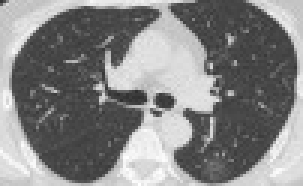
#> input picture data/Chest_Diseases_Dataset/1. COVID-19/CT Scan/Image 01 (1).jpeg, 101 x 62 px, found by its file name (shown 3 times larger)
$ python generate_figures.py
#> lines starting #> are read from the running program, lines starting #| are printed output that depends on the picture
#!/usr/bin/env python3
"""
Generate publication-quality annotated figures for the COVID-19 sample report.

Figures:
  Fig 1: CXR Agent Dashboard   (image LEFT | gauges RIGHT, 1:1)
  Fig 2: Audio Agent Dashboard  (spectrogram LEFT | gauges RIGHT, 1:1)
  Fig 3: CT Agent Dashboard     (CT slice LEFT | gauges RIGHT, 1:1)
  Fig 4: Occlusion Triptych     (Original | Heatmap | Interpretation)
  Fig 5: Cross-Modal Evidence   (bar chart + red highlight + verdict)
  Fig 6: Integrated Report      (multimodal clinical report with images)
"""
from __future__ import annotations

import argparse
from pathlib import Path

import numpy as np

try:
    from PIL import Image, ImageDraw, ImageFilter
except ImportError:
    raise ImportError("Pillow is required: pip install Pillow")

try:
    import matplotlib
    matplotlib.use("Agg")
    import matplotlib.pyplot as plt
    import matplotlib.patches as mpatches
    import matplotlib.gridspec as gridspec
except ImportError:
    raise ImportError("matplotlib is required: pip install matplotlib")


# ──────────────────────────────────────────────────────────────
# Style
# ──────────────────────────────────────────────────────────────
C = {
    "navy":      "#1B2838",
    "red":       "#E63946",
    "blue":      "#457B9D",
    "teal":      "#2A9D8F",
    "gold":      "#E9C46A",
    "light_bg":  "#F0F2F5",
    "bar_bg":    "#E0E4E8",
    "text":      "#1B2838",
    "muted":     "#7B8794",
    "grid":      "#D5D8DC",
    "green":     "#27AE60",
    "purple":    "#8E44AD",
}

def _style():
    plt.rcParams.update({
        "font.family": "sans-serif",
        "font.sans-serif": ["Helvetica", "Arial", "DejaVu Sans"],
        "font.size": 13,
        "axes.titlesize": 18,
        "axes.titleweight": "bold",
        "axes.labelsize": 14,
        "axes.spines.top": False,
        "axes.spines.right": False,
        "figure.facecolor": "white",
        "figure.dpi": 150,
        "savefig.dpi": 200,
        "savefig.bbox": "tight",
        "savefig.pad_inches": 0.4,
    })

_style()


# ──────────────────────────────────────────────────────────────
# Paths
# ──────────────────────────────────────────────────────────────
DATA_ROOT = Path("data/Chest_Diseases_Dataset")
DOCS      = Path("docs/sample_report")

def _resolve(p: Path, fb: Path) -> Path:
    try:
        return p if p.exists() else fb
    except PermissionError:
        return fb

CXR_PATH  = _resolve(DATA_ROOT / "1. COVID-19" / "CXR"     / "Image 01 (1).jpeg", DOCS / "cxr_original.jpeg")
SPEC_PATH = _resolve(DATA_ROOT / "1. COVID-19" / "CSI"     / "Image 01 (14).png",  DOCS / "spectrogram.png")
CT_PATH   = _resolve(DATA_ROOT / "1. COVID-19" / "CT Scan" / "Image 01 (1).jpeg",  DOCS / "ct_original.png")


# ──────────────────────────────────────────────────────────────
# Synthetic CT generation (fallback when data inaccessible)
# ──────────────────────────────────────────────────────────────
# [46 lines left out: function _generate_synthetic_ct, not called in this run]


# ──────────────────────────────────────────────────────────────
# Gauge bars
# ──────────────────────────────────────────────────────────────
def _gauge(ax, y, label, value, vmin, vmax, threshold=None,
           thresh_label=None, unit="", interpretation="", bar_color=None):
    """Single horizontal gauge bar with large labels."""
    BAR_W = 0.70           # shortened bar leaves room for interpretation
    fill = np.clip((value - vmin) / (vmax - vmin), 0, 1) * BAR_W
    if bar_color is None:
        bar_color = C["teal"]

    bar_h = 0.55

    # Background
    ax.barh(y, BAR_W, height=bar_h, color=C["bar_bg"], edgecolor="none", zorder=1)
    # Filled portion
    ax.barh(y, fill, height=bar_h, color=bar_color, edgecolor="none", zorder=2, alpha=0.88)

    # Threshold marker
    if threshold is not None:
        tx = np.clip((threshold - vmin) / (vmax - vmin), 0, 1) * BAR_W
        ax.plot([tx, tx], [y - 0.35, y + 0.35],
                color=C["navy"], linewidth=3, zorder=3, solid_capstyle="round")
        if thresh_label:
            ax.text(tx, y + 0.42, thresh_label, ha="center", va="bottom",
                    fontsize=12, color=C["muted"], fontweight="bold")

    # Label left
    ax.text(-0.02, y, label, ha="right", va="center", fontsize=15,
            fontweight="bold", color=C["text"],
            transform=ax.get_yaxis_transform())

    # Value on bar
    vx = fill + 0.02
    ax.text(vx, y, f"{value}{unit}", ha="left", va="center",
            fontsize=15, fontweight="bold", color=C["text"])

    # Interpretation right — big and readable
    if interpretation:
        ax.text(BAR_W + 0.08, y, interpretation, ha="left", va="center",
                fontsize=15, color=C["text"], fontweight="bold")


def _setup_gauge_panel(ax, n_gauges, title):
    """Configure gauge panel axes."""
    ax.set_xlim(0, 1.25)   # wider to fit interpretation text
    ax.set_ylim(-1.0, n_gauges * 1.3 + 0.5)
    ax.axis("off")
    ax.set_title(title, fontsize=18, fontweight="bold", pad=15, color=C["navy"])


# ══════════════════════════════════════════════════════════════
# FIGURE 1: CXR Dashboard (LEFT image | RIGHT gauges, 1:1)
# ══════════════════════════════════════════════════════════════
def fig1_cxr(cxr_path: Path, out: Path):
    img = Image.open(cxr_path).convert("RGB")
#> img is the input picture: PIL image 101x62 RGB; min 48, max 255, mean 132.8
    w, h = img.size

    fig = plt.figure(figsize=(20, 9))
    gs = gridspec.GridSpec(1, 2, width_ratios=[1, 1], wspace=0.35)

    # LEFT: CXR
    ax = fig.add_subplot(gs[0])
    ax.imshow(img)
    ax.axis("off")
    ax.set_title("Chest X-Ray  -  Zonal Analysis", fontsize=18, pad=12)

    # Zone overlays
    zones = [
        (h * 0.12, h * 0.40, "Upper  22%", 0.08),
        (h * 0.40, h * 0.68, "Mid  41%",   0.15),
        (h * 0.68, h * 0.93, "Lower  37%", 0.12),
    ]
    for y1, y2, label, alpha in zones:
        r = mpatches.Rectangle((w * 0.03, y1), w * 0.94, y2 - y1,
                                facecolor=C["red"], alpha=alpha,
                                edgecolor=C["red"], linewidth=1.5, linestyle="--")
        ax.add_patch(r)
        ax.text(w * 0.97, (y1 + y2) / 2, label, ha="right", va="center",
                fontsize=15, fontweight="bold", color="white",
                bbox=dict(boxstyle="round,pad=0.4", facecolor=C["navy"],
                          alpha=0.85, edgecolor="none"))

    # RIGHT: Gauges
    ax_bar = fig.add_subplot(gs[1])
    _setup_gauge_panel(ax_bar, 5, "CXR Feature Gauges")

    gauges = [
        (5.6, "Opacity",          0.58, 0, 1.0, 0.40, ">0.40", "",  "Diffuse density increase"),
        (4.3, "Periph./Central",  1.52, 0, 2.5, 1.3,  ">1.3",  "",  "Peripheral predominance"),
        (3.0, "Texture Entropy",  0.72, 0, 1.0, 0.65, ">0.65", "",  "Ground glass opacity"),
        (1.7, "Homogeneity",      0.31, 0, 1.0, 0.45, "<0.45", "",  "Not dense consolidation"),
        (0.4, "Symmetry",         0.91, 0, 1.0, 0.85, ">0.85", "",  "Bilateral involvement"),
    ]
    for y, lbl, val, mn, mx, thr, tl, u, interp in gauges:
        _gauge(ax_bar, y, lbl, val, mn, mx, thr, tl, u, interp)

    # Verdict
    ax_bar.text(0.5, -0.6, "COVID-19  (score: 0.91)",
                ha="center", fontsize=17, fontweight="bold", color=C["red"],
                bbox=dict(boxstyle="round,pad=0.5", facecolor="#FFF0F0",
                          edgecolor=C["red"], linewidth=2.5),
                transform=ax_bar.transData)

    fig.suptitle("Figure 1  -  CXR Agent: Radiological Feature Analysis",
                 fontsize=22, fontweight="bold", y=1.02, color=C["navy"])
    fig.savefig(out, facecolor="white")
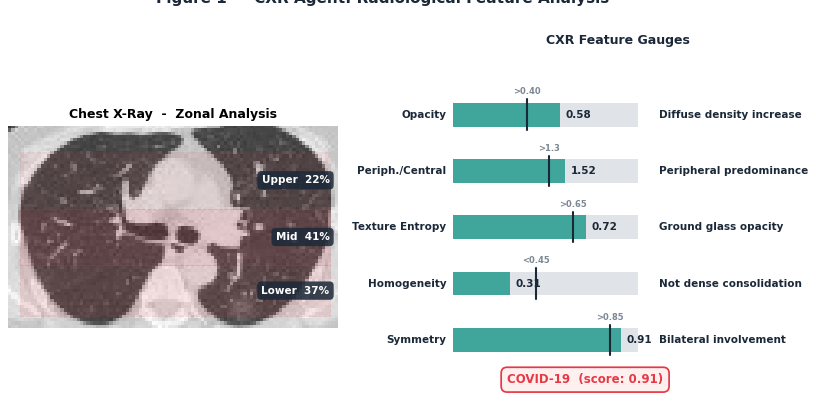
#> figure drawn by matplotlib, 2 panels
    plt.close(fig)
    print(f"  [OK] Fig 1 -> {out}")


# ══════════════════════════════════════════════════════════════
# FIGURE 2: Audio Dashboard (LEFT spectrogram | RIGHT gauges)
# ══════════════════════════════════════════════════════════════
def fig2_audio(spec_path: Path, out: Path):
    img = np.array(Image.open(spec_path).convert("RGB"))
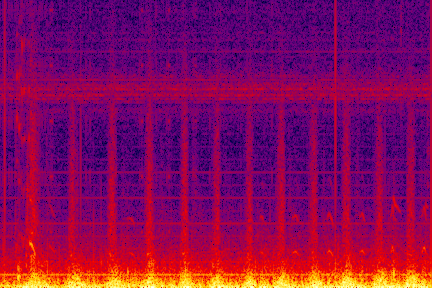
#> input picture data/Chest_Diseases_Dataset/1. COVID-19/CSI/Image 01 (14).png, 432 x 288 px
#> img is the input picture: shape (288, 432, 3); mean R, G, B 134.4, 9.4, 89.5
    sh, sw, _ = img.shape

    fig = plt.figure(figsize=(20, 9))
    gs = gridspec.GridSpec(1, 2, width_ratios=[1, 1], wspace=0.35)

    # LEFT: Spectrogram
    ax = fig.add_subplot(gs[0])
    ax.imshow(img, aspect="auto")
    ax.set_title("Cough Spectrogram  -  Frequency Analysis", fontsize=18, pad=12)
    ax.set_xlabel("Time", fontsize=14, labelpad=8)
    ax.set_ylabel("Frequency", fontsize=14, labelpad=8)
    ax.set_xticks([])
    ax.set_yticks([])

    # HF band
    hf = mpatches.Rectangle((0, 0), sw, sh * 0.28,
                              facecolor=C["red"], alpha=0.15,
                              edgecolor=C["red"], linewidth=2, linestyle="--")
    ax.add_patch(hf)
    ax.text(sw * 0.50, sh * 0.14,
            "HIGH-FREQ  BAND  (>2000 Hz)",
            ha="center", fontsize=14, fontweight="bold", color="white",
            bbox=dict(boxstyle="round,pad=0.5", facecolor=C["red"],
                      alpha=0.85, edgecolor="none"))

    # Centroid line
    cy = sh * 0.28
    ax.axhline(y=cy, color=C["gold"], linewidth=3, linestyle="--")
    ax.text(sw * 0.78, cy - sh * 0.05, "Centroid 2340 Hz",
            fontsize=13, fontweight="bold", color=C["gold"],
            bbox=dict(boxstyle="round,pad=0.4", facecolor=C["navy"],
                      alpha=0.85, edgecolor="none"))

    # LF band
    lf = mpatches.Rectangle((0, sh * 0.74), sw, sh * 0.26,
                              facecolor=C["teal"], alpha=0.12,
                              edgecolor=C["teal"], linewidth=2, linestyle="--")
    ax.add_patch(lf)
    ax.text(sw * 0.50, sh * 0.87,
            "LOW-FREQ  (<1000 Hz)   No mucus",
            ha="center", fontsize=13, fontweight="bold", color="white",
            bbox=dict(boxstyle="round,pad=0.5", facecolor=C["teal"],
                      alpha=0.85, edgecolor="none"))

    # RIGHT: Gauges
    ax_bar = fig.add_subplot(gs[1])
    _setup_gauge_panel(ax_bar, 5, "Audio Feature Gauges")

    gauges = [
        (5.6, "Spectral Centroid", 2340, 0, 4000, 2000, ">2000", " Hz", "Dry cough (viral)"),
        (4.3, "HF Energy Ratio",  0.38, 0, 0.8,  0.25, ">0.25", "",    "Elevated HF energy"),
        (3.0, "Cough Rate",       8.2,  0, 15,    5.0,  ">5",    "/min","Active resp. process"),
        (1.7, "Burstiness",       0.52, 0, 1.0,   None, None,    "",    "Paroxysmal pattern"),
        (0.4, "Bandwidth",        1850, 0, 3000,  None, None,    " Hz", "Broad spectrum"),
    ]
    colors = [C["teal"], C["teal"], C["teal"], C["blue"], C["blue"]]
    for (y, lbl, val, mn, mx, thr, tl, u, interp), clr in zip(gauges, colors):
        _gauge(ax_bar, y, lbl, val, mn, mx, thr, tl, u, interp, bar_color=clr)

    ax_bar.text(0.5, -0.6, "COVID-19  (score: 0.89)",
                ha="center", fontsize=17, fontweight="bold", color=C["red"],
                bbox=dict(boxstyle="round,pad=0.5", facecolor="#FFF0F0",
                          edgecolor=C["red"], linewidth=2.5),
                transform=ax_bar.transData)

    fig.suptitle("Figure 2  -  Audio Agent: Acoustic Feature Analysis",
                 fontsize=22, fontweight="bold", y=1.02, color=C["navy"])
    fig.savefig(out, facecolor="white")
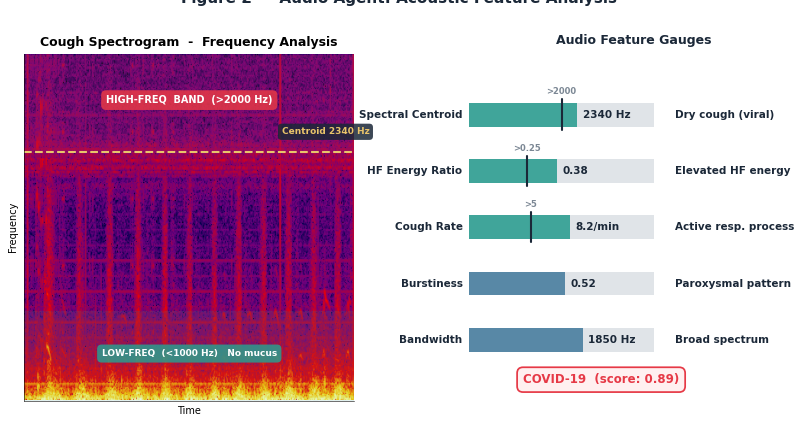
#> figure drawn by matplotlib, 2 panels
    plt.close(fig)
    print(f"  [OK] Fig 2 -> {out}")


# ══════════════════════════════════════════════════════════════
# FIGURE 3: CT Dashboard (LEFT CT slice | RIGHT gauges)
# ══════════════════════════════════════════════════════════════
def fig3_ct(ct_path: Path, out: Path):
    img = Image.open(ct_path).convert("RGB")
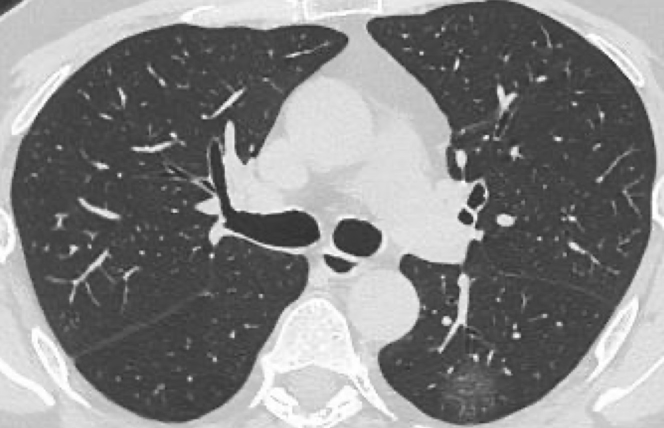
#> input picture docs/sample_report/ct_original.png, 1328 x 856 px (shown at 1/2 size)
#> img is the input picture: PIL image 1328x856 RGB; min 34, max 255, mean 132

    fig = plt.figure(figsize=(20, 9))
    gs = gridspec.GridSpec(1, 2, width_ratios=[1, 1], wspace=0.35)

    # LEFT: CT image with annotations
    ax = fig.add_subplot(gs[0])
    ax.imshow(img, cmap="gray")
    ax.axis("off")
    ax.set_title("CT Scan (Axial)  -  Parenchymal Analysis", fontsize=18, pad=12)

    w, h = img.size

    # GGO regions annotation
    for cx_off, label in [(-0.22, "GGO\nL-lung"), (0.22, "GGO\nR-lung")]:
        cx_px = w * (0.5 + cx_off)
        cy_px = h * 0.55
        circle = mpatches.Circle((cx_px, cy_px), w * 0.08,
                                  fill=False, edgecolor=C["red"],
                                  linewidth=2.5, linestyle="--")
        ax.add_patch(circle)
        ax.text(cx_px, cy_px - h * 0.13, label,
                ha="center", fontsize=13, fontweight="bold", color="white",
                bbox=dict(boxstyle="round,pad=0.3", facecolor=C["red"],
                          alpha=0.85, edgecolor="none"))

    # Mediastinum label
    ax.text(w * 0.5, h * 0.25, "Mediastinum",
            ha="center", fontsize=12, fontweight="bold", color="white",
            bbox=dict(boxstyle="round,pad=0.3", facecolor=C["navy"],
                      alpha=0.75, edgecolor="none"))

    # RIGHT: Gauges
    ax_bar = fig.add_subplot(gs[1])
    _setup_gauge_panel(ax_bar, 5, "CT Feature Gauges")

    gauges = [
        (5.6, "GGO Extent",       0.64, 0, 1.0, 0.30, ">0.30",  "",   "Bilateral ground glass"),
        (4.3, "Consolidation",    0.12, 0, 1.0, 0.40, "<0.40",  "",   "Minimal consolidation"),
        (3.0, "Crazy-Paving",     0.41, 0, 1.0, 0.25, ">0.25",  "",   "Septal thickening"),
        (1.7, "Peripheral Dist.", 0.78, 0, 1.0, 0.60, ">0.60",  "",   "Subpleural distribution"),
        (0.4, "Bilateral",        0.92, 0, 1.0, 0.80, ">0.80",  "",   "Both lungs involved"),
    ]
    ct_colors = [C["purple"], C["purple"], C["purple"], C["purple"], C["purple"]]
    for (y, lbl, val, mn, mx, thr, tl, u, interp), clr in zip(gauges, ct_colors):
        _gauge(ax_bar, y, lbl, val, mn, mx, thr, tl, u, interp, bar_color=clr)

    ax_bar.text(0.5, -0.6, "COVID-19  (score: 0.94)",
                ha="center", fontsize=17, fontweight="bold", color=C["red"],
                bbox=dict(boxstyle="round,pad=0.5", facecolor="#FFF0F0",
                          edgecolor=C["red"], linewidth=2.5),
                transform=ax_bar.transData)

    fig.suptitle("Figure 3  -  CT Agent: Parenchymal Feature Analysis",
                 fontsize=22, fontweight="bold", y=1.02, color=C["navy"])
    fig.savefig(out, facecolor="white")
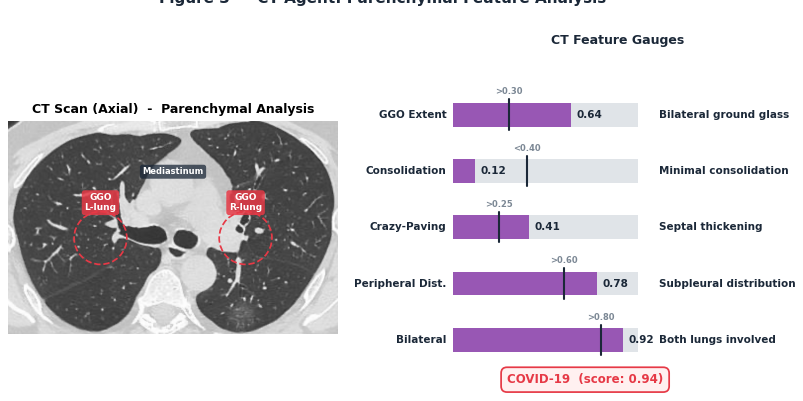
#> figure drawn by matplotlib, 2 panels
    plt.close(fig)
    print(f"  [OK] Fig 3 -> {out}")


# ══════════════════════════════════════════════════════════════
# FIGURE 4: Occlusion Triptych
# ══════════════════════════════════════════════════════════════
# [58 lines left out: function fig4_occlusion, not called in this run]


# ══════════════════════════════════════════════════════════════
# FIGURE 5: Cross-Modal Evidence (3 modalities + red highlight)
# ══════════════════════════════════════════════════════════════
def fig5_crossmodal(out: Path):
    fig = plt.figure(figsize=(18, 8))
    gs = gridspec.GridSpec(1, 2, width_ratios=[1.4, 1], wspace=0.3)

    # LEFT: Grouped bar chart
    ax = fig.add_subplot(gs[0])
    diseases = ["COVID-19", "Pneumonia", "TB", "Pneumothorax", "Edema", "Other"]
    audio = [0.89, 0.07, 0.02, 0.00, 0.01, 0.01]
    cxr   = [0.91, 0.05, 0.02, 0.00, 0.01, 0.01]
    ct    = [0.94, 0.03, 0.01, 0.00, 0.01, 0.01]

    x = np.arange(len(diseases))
    bw = 0.22

    ax.bar(x - bw,   audio, bw, label="Audio (HeAR)",
           color=C["blue"], edgecolor="white", linewidth=0.5, zorder=3)
    ax.bar(x,         cxr,   bw, label="CXR (MedSigLIP)",
           color=C["teal"], edgecolor="white", linewidth=0.5, zorder=3)
    ax.bar(x + bw,   ct,    bw, label="CT (MedSigLIP)",
           color=C["purple"], edgecolor="white", linewidth=0.5, zorder=3)

    ax.set_xticks(x)
    ax.set_xticklabels(diseases, fontsize=14, fontweight="bold")
    ax.set_ylabel("Confidence Score", fontsize=15, fontweight="bold")
    ax.set_ylim(0, 1.15)
    ax.set_title("Disease Confidence by Modality", fontsize=18, fontweight="bold", pad=15)
    ax.legend(fontsize=13, framealpha=0.95, loc="upper right")
    ax.grid(axis="y", alpha=0.3, color=C["grid"])

    # RED highlight box around COVID-19 bars
    highlight = mpatches.FancyBboxPatch(
        (-0.45, -0.02), 0.9, max(audio[0], cxr[0], ct[0]) + 0.08,
        boxstyle="round,pad=0.03", fill=False,
        edgecolor=C["red"], linewidth=3.5, linestyle="-", zorder=5)
    ax.add_patch(highlight)
    ax.text(0, max(audio[0], cxr[0], ct[0]) + 0.10, "AGREEMENT",
            fontsize=15, fontweight="bold", color=C["red"], ha="center",
            bbox=dict(boxstyle="round,pad=0.3", facecolor="#FFF0F0",
                      edgecolor=C["red"], linewidth=1.5))

    # RIGHT: Verdict card
    ax2 = fig.add_subplot(gs[1])
    ax2.axis("off")
    ax2.set_xlim(0, 10)
    ax2.set_ylim(0, 10)

    card = mpatches.FancyBboxPatch(
        (0.2, 0.3), 9.6, 9.4, boxstyle="round,pad=0.5",
        facecolor=C["light_bg"], edgecolor=C["teal"], linewidth=2.5)
    ax2.add_patch(card)

    ax2.text(5, 9.2, "CROSS-MODAL VERDICT", ha="center",
             fontsize=20, fontweight="bold", color=C["navy"])

    lines = [
        (7.8, "Audio Agent:",  "COVID-19  (0.89)", C["blue"]),
        (6.6, "CXR Agent:",   "COVID-19  (0.91)", C["teal"]),
        (5.4, "CT Agent:",    "COVID-19  (0.94)", C["purple"]),
        (4.0, "Status:",      "3-WAY AGREEMENT", C["green"]),
        (2.8, "Combined:",    "94% Confidence",  C["red"]),
    ]
    for y, lbl, val, clr in lines:
        ax2.text(1.2, y, lbl, fontsize=16, fontweight="bold", color=C["navy"])
        ax2.text(5.8, y, val, fontsize=16, fontweight="bold", color=clr)

    ax2.text(5, 1.5, "Physiological Correlation", ha="center",
             fontsize=14, fontweight="bold", color=C["navy"])
    ax2.text(5, 0.8, 'Dry cough + Peripheral GGO + Bilateral CT GGO',
             ha="center", fontsize=12, color=C["muted"])

    fig.suptitle("Figure 5  -  Cross-Modal Evidence Convergence",
                 fontsize=22, fontweight="bold", y=1.01, color=C["navy"])
    fig.savefig(out, facecolor="white")
#> (the rest of the program and of its run is left out)
